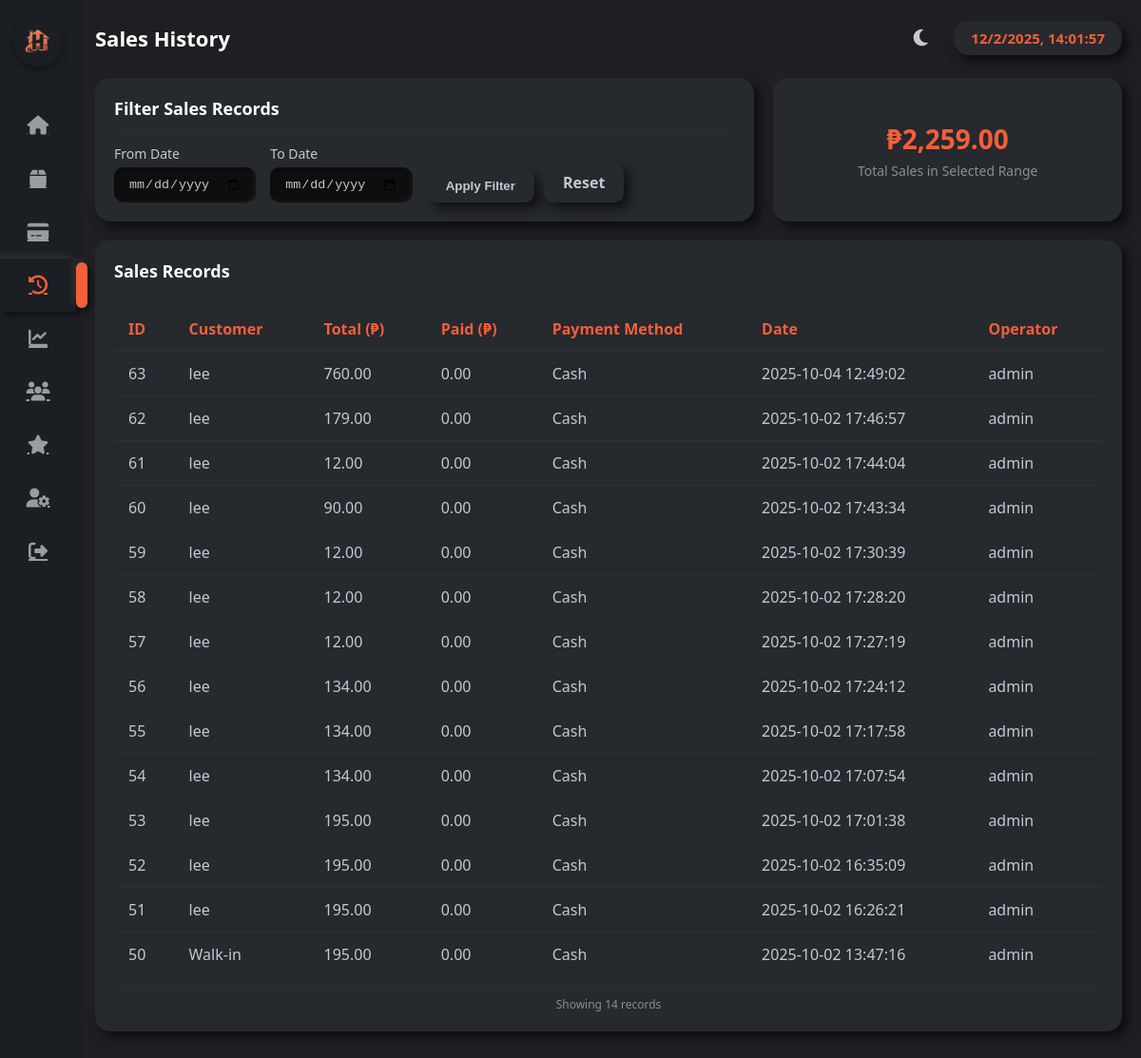
Before: /sales_history.php with the older database file.
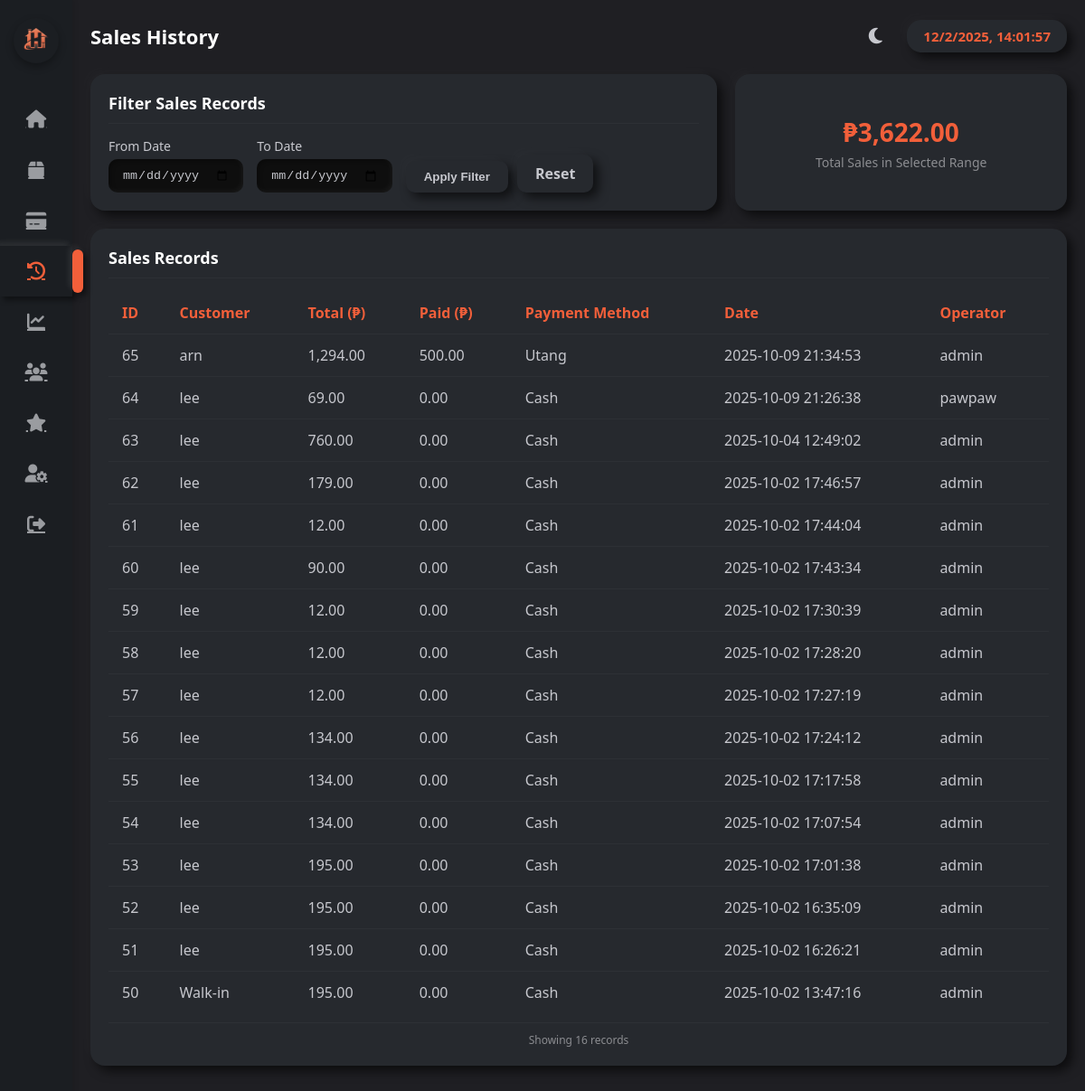
After: the same page with the newer database file.
### tables this page shows
CREATE TABLE `sales` (
  `id` int(11) NOT NULL,
  `customer_id` int(11) DEFAULT NULL,
  `user_id` int(11) DEFAULT NULL,
  `total_amount` decimal(10,2) NOT NULL,
  `payment_method` varchar(50) NOT NULL,
  `created_at` timestamp NOT NULL DEFAULT current_timestamp(),
  `paid_amount` decimal(10,2) NOT NULL DEFAULT 0.00
);

CREATE TABLE `users` (
  `id` int(11) NOT NULL,
  `username` varchar(100) NOT NULL,
  `password` varchar(255) NOT NULL,
  `role` enum('admin','cashier') DEFAULT 'cashier',
  `photo` varchar(255) DEFAULT NULL,
  `created_at` timestamp NOT NULL DEFAULT current_timestamp()
);

### sales_history.php (the view, shortened to what this page needs)
<?php
include 'db.php';
 $currentTheme = $_SESSION['theme'];
 $start = $_GET['start_date'] ?? '';
 $end   = $_GET['end_date'] ?? '';
 $where = '';
 $sql = "
  SELECT s.id,
         COALESCE(c.name,'Walk-in') AS customer_name,
         s.total_amount,
         s.paid_amount,
         s.payment_method,
         s.created_at,
         u.username AS operator_name
  FROM sales s
  LEFT JOIN customers c ON s.customer_id = c.id
  LEFT JOIN users u ON s.user_id = u.id
  $where
  ORDER BY s.created_at DESC";
 $result = $conn->query($sql) or die($conn->error);
 $totalQ = $conn->query("SELECT SUM(total_amount) AS total FROM sales s $where");
 $totalSales = $totalQ->fetch_assoc()['total'] ?? 0;
?>
<!DOCTYPE html>
<html lang="en">
<head>
<link rel="stylesheet" href="https://cdnjs.cloudflare.com/ajax/libs/font-awesome/6.4.0/css/all.min.css">
</head>
<body class="<?php echo $currentTheme === 'light' ? 'light-mode' : ''; ?>">
<nav class="sidebar">
  <div class="logo">
    <img src="uploads/logo.png" alt="POS System Logo">
  </div>
  <ul>
    <li>
      <a href="dashboard.php" >
        <i class="fa fa-home"></i>
      </a>
    </li>
    <li>
      <a href="inventory.php">
        <i class="fa fa-box"></i>
      </a>
    </li>
    <li>
      <a href="sales.php">
        <i class="fa fa-credit-card"></i>
      </a>
    </li>
    <li>
      <a href="sales_history.php" class="active">
        <i class="fa fa-history"></i>
      </a>
    </li>
    <li>
      <a href="sales_report.php">
        <i class="fa fa-chart-line"></i>
      </a>
    </li>
    <li>
      <a href="customers.php">
        <i class="fa fa-users"></i>
      </a>
    </li>
    <li>
      <a href="customer_loyalty.php" >
        <i class="fa fa-star"></i>
      </a>
    </li>
    <li>
      <a href="user_management.php">
        <i class="fa fa-user-cog"></i>
      </a>
    </li>
    <li>
      <a href="logout.php">
        <i class="fa fa-sign-out-alt"></i>
      </a>
    </li>
  </ul>
</nav>
<div class="wrapper">
  <main class="main">
    <div class="topbar">
      <h1>Sales History</h1>
      <div style="display: flex; align-items: center;">
        <button id="theme-toggle" class="theme-toggle" title="Toggle theme">
          <i class="fas fa-<?php echo $currentTheme === 'light' ? 'sun' : 'moon'; ?>"></i>
        </button>
        <div id="clock" class="clock-card neu"></div>
      </div>
    </div>
    <div class="top-section">
      <div class="filter-card neu">
        <h2>Filter Sales Records</h2>
        <form method="get" class="filter-bar">
          <div class="filter-group">
            <label>From Date</label>
            <input type="date" name="start_date" value="<?= htmlspecialchars($start) ?>">
          </div>
          <div class="filter-group">
            <label>To Date</label>
            <input type="date" name="end_date" value="<?= htmlspecialchars($end) ?>">
          </div>
          <div class="filter-actions">
            <button type="submit">Apply Filter</button>
            <a href="sales_history.php" class="reset-btn">Reset</a>
          </div>
        </form>
      </div>
      <div class="summary-card neu">
        <h3>₱<?= number_format($totalSales,2) ?></h3>
        <p>Total Sales in Selected Range</p>
      </div>
    </div>
    <div class="table-scroll-container neu">
      <div class="table-header">
        <h2>Sales Records</h2>
      </div>
      <div class="table-wrapper">
        <table>
          <thead>
            <tr>
              <th>ID</th>
              <th>Customer</th>
              <th>Total (₱)</th>
              <th>Paid (₱)</th>
              <th>Payment Method</th>
              <th>Date</th>
              <th>Operator</th>
            </tr>
          </thead>
          <tbody>
            <?php if($result && $result->num_rows > 0): ?>
              <?php while($row = $result->fetch_assoc()): ?>
                <tr class="sale-row" data-id="<?= $row['id'] ?>">
                  <td><?= $row['id'] ?></td>
                  <td><?= $row['customer_name'] ?></td>
                  <td><?= number_format($row['total_amount'],2) ?></td>
                  <td><?= number_format($row['paid_amount'],2) ?></td>
                  <td><?= $row['payment_method'] ?></td>
                  <td><?= $row['created_at'] ?></td>
                  <td><?= htmlspecialchars($row['operator_name'] ?? 'Unknown') ?></td>
                </tr>
              <?php endwhile; ?>
            <?php else: ?>
              <tr><td colspan="7">No sales records found.</td></tr>
            <?php endif; ?>
          </tbody>
        </table>
        <div class="table-info">
          <?php
          $rowCount = $result ? $result->num_rows : 0;
          echo "Showing " . $rowCount . " records";
          ?>
        </div>
      </div>
    </div>
  </main>
</div>
</body>
</html>

Changed rows visible on the page:
added sales: id "65", customer_name "arn", total_amount "1,294.00", paid_amount "500.00", payment_method "Utang", created_at "2025-10-09 21:34:53", user.username "admin"
added sales: id "64", customer_name "lee", total_amount "69.00", paid_amount "0.00", payment_method "Cash", created_at "2025-10-09 21:26:38", user.username "pawpaw"
Other visible differences:
$totalSales: "2,259.00" → "3,622.00"
$rowCount: "14" → "16"
